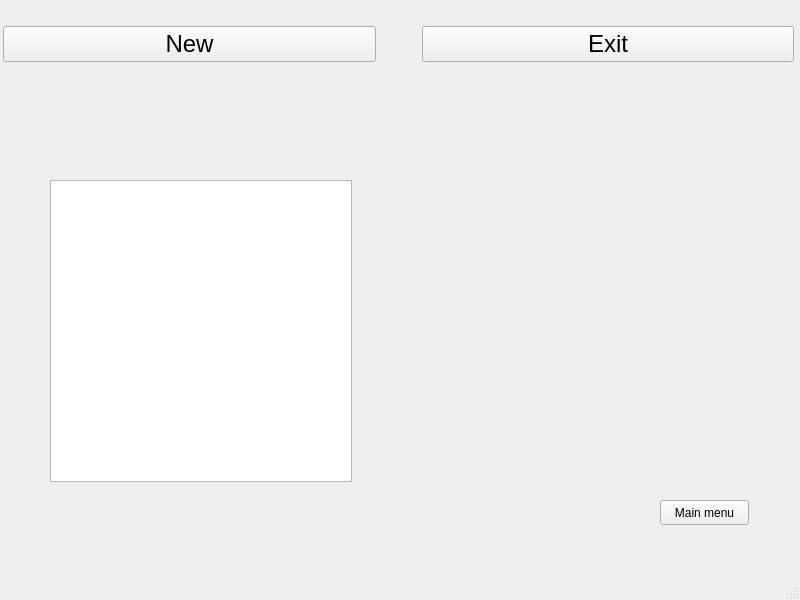
<?xml version="1.0" encoding="UTF-8"?>
<ui version="4.0">
 <class>MainWindow</class>
 <widget class="QMainWindow" name="MainWindow">
  <property name="geometry">
   <rect>
    <x>0</x>
    <y>0</y>
    <width>800</width>
    <height>600</height>
   </rect>
  </property>
  <property name="sizePolicy">
   <sizepolicy hsizetype="Fixed" vsizetype="Fixed">
    <horstretch>0</horstretch>
    <verstretch>0</verstretch>
   </sizepolicy>
  </property>
  <property name="windowTitle">
   <string>MainWindow</string>
  </property>
  <widget class="QWidget" name="centralwidget">
   <widget class="QWidget" name="mainMenu" native="true">
    <property name="geometry">
     <rect>
      <x>0</x>
      <y>0</y>
      <width>800</width>
      <height>80</height>
     </rect>
    </property>
    <widget class="QWidget" name="horizontalLayoutWidget">
     <property name="geometry">
      <rect>
       <x>3</x>
       <y>-1</y>
       <width>791</width>
       <height>91</height>
      </rect>
     </property>
     <layout class="QHBoxLayout" name="horizontalLayout">
      <item>
       <widget class="QPushButton" name="btnNewGame">
        <property name="sizePolicy">
         <sizepolicy hsizetype="Minimum" vsizetype="Maximum">
          <horstretch>1</horstretch>
          <verstretch>0</verstretch>
         </sizepolicy>
        </property>
        <property name="minimumSize">
         <size>
          <width>0</width>
          <height>5</height>
         </size>
        </property>
        <property name="font">
         <font>
          <pointsize>18</pointsize>
         </font>
        </property>
        <property name="text">
         <string>New</string>
        </property>
       </widget>
      </item>
      <item>
       <spacer name="horizontalSpacer">
        <property name="orientation">
         <enum>Qt::Horizontal</enum>
        </property>
        <property name="sizeHint" stdset="0">
         <size>
          <width>40</width>
          <height>20</height>
         </size>
        </property>
       </spacer>
      </item>
      <item>
       <widget class="QPushButton" name="btnExit">
        <property name="sizePolicy">
         <sizepolicy hsizetype="Minimum" vsizetype="Maximum">
          <horstretch>1</horstretch>
          <verstretch>0</verstretch>
         </sizepolicy>
        </property>
        <property name="minimumSize">
         <size>
          <width>5</width>
          <height>0</height>
         </size>
        </property>
        <property name="font">
         <font>
          <pointsize>18</pointsize>
         </font>
        </property>
        <property name="text">
         <string>Exit</string>
        </property>
       </widget>
      </item>
     </layout>
    </widget>
   </widget>
   <widget class="QWidget" name="gameField" native="true">
    <property name="enabled">
     <bool>true</bool>
    </property>
    <property name="geometry">
     <rect>
      <x>10</x>
      <y>80</y>
      <width>801</width>
      <height>471</height>
     </rect>
    </property>
    <widget class="QPushButton" name="btnMainMenu">
     <property name="geometry">
      <rect>
       <x>650</x>
       <y>420</y>
       <width>89</width>
       <height>25</height>
      </rect>
     </property>
     <property name="text">
      <string>Main menu</string>
     </property>
    </widget>
    <widget class="item" name="widget" native="true">
     <property name="geometry">
      <rect>
       <x>570</x>
       <y>200</y>
       <width>100</width>
       <height>100</height>
      </rect>
     </property>
     <property name="styleSheet">
      <string notr="true"/>
     </property>
    </widget>
    <widget class="inventory" name="tableWidget">
     <property name="geometry">
      <rect>
       <x>40</x>
       <y>100</y>
       <width>302</width>
       <height>302</height>
      </rect>
     </property>
     <property name="styleSheet">
      <string notr="true"/>
     </property>
     <property name="editTriggers">
      <set>QAbstractItemView::NoEditTriggers</set>
     </property>
     <property name="selectionMode">
      <enum>QAbstractItemView::SingleSelection</enum>
     </property>
    </widget>
   </widget>
  </widget>
  <widget class="QMenuBar" name="menubar">
   <property name="geometry">
    <rect>
     <x>0</x>
     <y>0</y>
     <width>800</width>
     <height>20</height>
    </rect>
   </property>
  </widget>
  <widget class="QStatusBar" name="statusbar"/>
 </widget>
 <customwidgets>
  <customwidget>
   <class>item</class>
   <extends>QWidget</extends>
   <header>item.h</header>
   <container>1</container>
  </customwidget>
  <customwidget>
   <class>inventory</class>
   <extends>QTableWidget</extends>
   <header>inventory.h</header>
  </customwidget>
 </customwidgets>
 <resources/>
 <connections>
  <connection>
   <sender>btnExit</sender>
   <signal>clicked()</signal>
   <receiver>MainWindow</receiver>
   <slot>close()</slot>
   <hints>
    <hint type="sourcelabel">
     <x>670</x>
     <y>67</y>
    </hint>
    <hint type="destinationlabel">
     <x>399</x>
     <y>299</y>
    </hint>
   </hints>
  </connection>
 </connections>
</ui>
